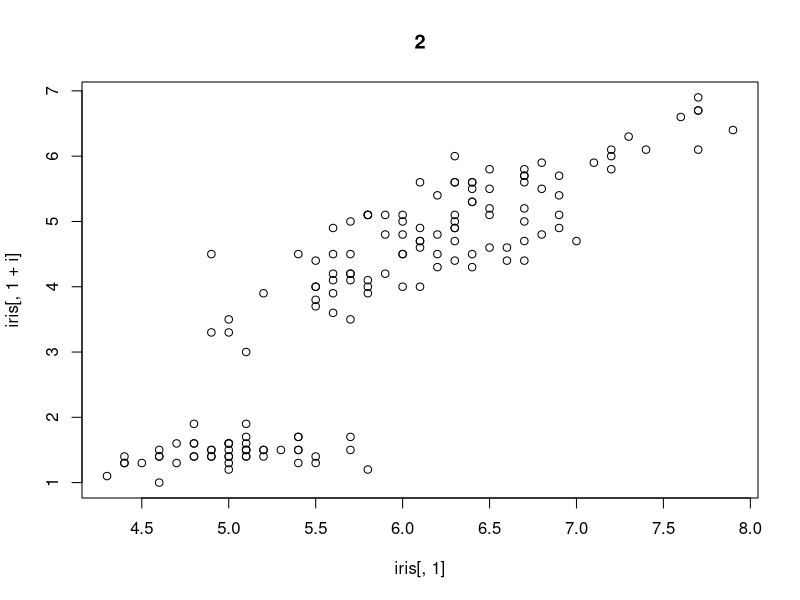
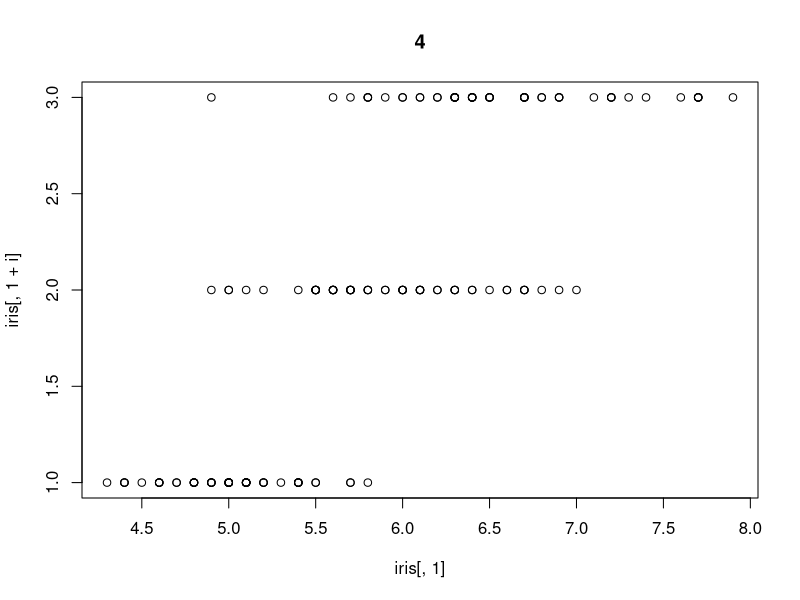

Source code (R) for these figures, in order:
#####################################################################################
## Author: Sina Rueeger [sina *.* rueger *a*t* unil *.* ch]
## Project: 
##        
## Time-stamp: <[test_filename.R] by SR Fri 17/06/2016 12:15 (CEST)>
##
## Description:
## 
##
## History:
## 
#####################################################################################

library(parallel)

mclapply(1:4, function(i)
         {
             cat(i, "\n")  
             pdf(paste0("test3_",i,".pdf"))
             plot(iris[,1], iris[, 1+i], main = i)
             dev.off()
         })
